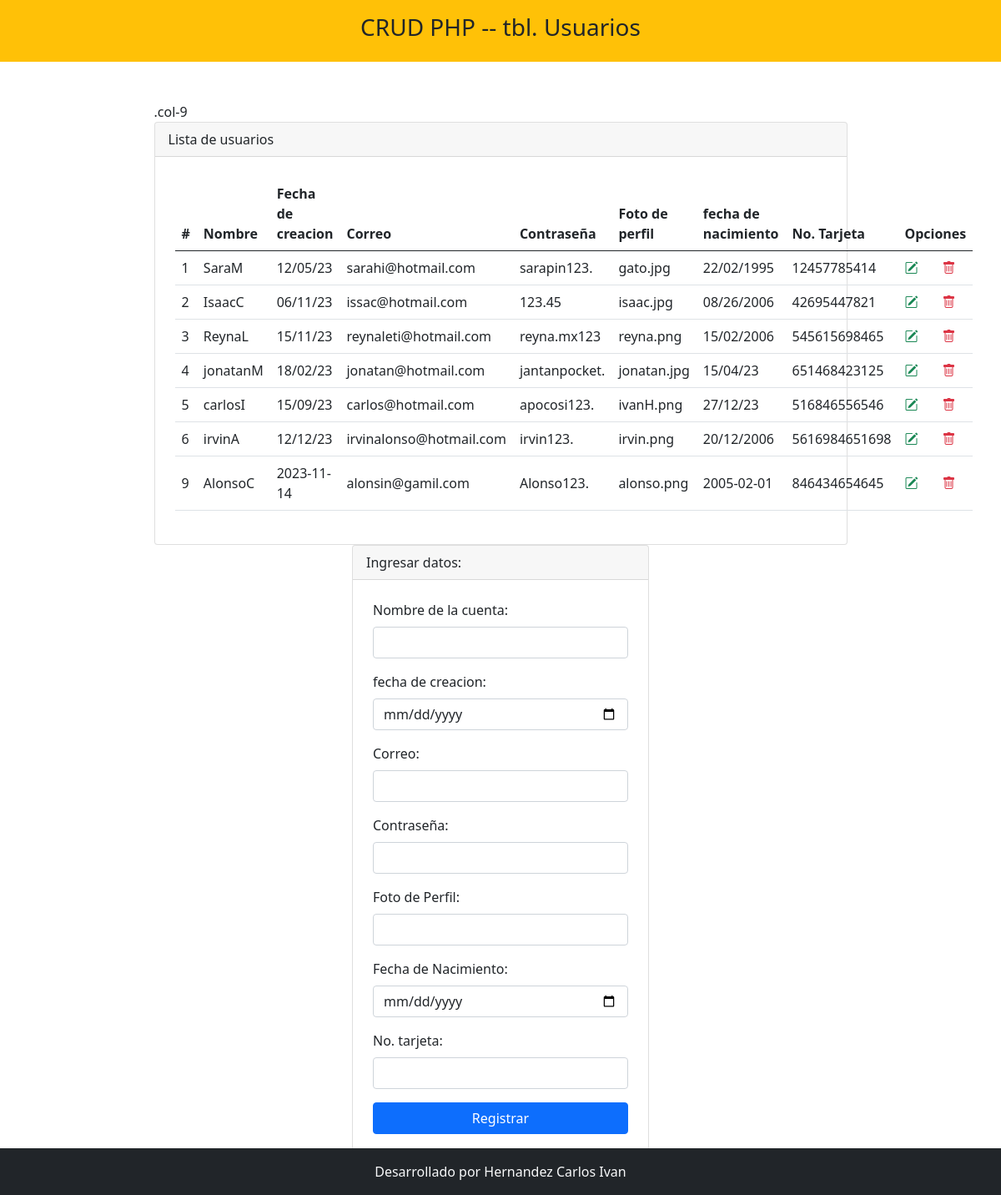
The page / on the database its author committed.
### tables this page shows
CREATE TABLE `usuarios` (
  `idusuario` int(11) NOT NULL,
  `nom_cuenta` varchar(100) NOT NULL,
  `fecha_crea` varchar(100) NOT NULL,
  `correo_us` varchar(100) NOT NULL,
  `contraseña` varchar(100) NOT NULL,
  `foto_perfil` varchar(50) NOT NULL,
  `fecha_N` varchar(100) NOT NULL,
  `no_tarjeta` varchar(100) NOT NULL
);

### index.php (the view, shortened to what this page needs)
<?php include 'template/header.php' ?>
<?php
    include_once "model/conexion.php";
    $sentencia = $bd -> query("select * from usuarios");
    $usuario = $sentencia->fetchAll(PDO::FETCH_OBJ);
?>
<div class="container mt-5">
    <div class="row justify-content-center">
    <div class="col-9">.col-9</div>
        <div class="col-9">
            <div class="card">
                <div class="card-header">
                    Lista de usuarios
                </div>
                <div class="p-4">
                    <table class="table align-middle">
                        <thead>
                            <tr>
                                <th scope="col">#</th>
                                <th scope="col">Nombre</th>
                                <th scope="col">Fecha de creacion</th>
                                <th scope="col">Correo</th>
                                <th scope="col">Contraseña</th>
                                <th scope="col">Foto de perfil</th>
                                <th scope="col">fecha de nacimiento</th>
                                <th scope="col">No. Tarjeta</th>
                                <th scope="col" colspan="2">Opciones</th>
                            </tr>
                        </thead>
                        <tbody>
                            <?php
                                foreach($usuario as $dato){
                            ?>
                            <tr>
                                <td scope="row"><?php echo $dato->idusuario; ?></td>
                                <td><?php echo $dato->nom_cuenta; ?></td>
                                <td><?php echo $dato->fecha_crea; ?></td>
                                <td><?php echo $dato->correo_us; ?></td>
                                <td><?php echo $dato->contraseña; ?></td>
                                <td><?php echo $dato->foto_perfil; ?></td>
                                <td><?php echo $dato->fecha_N; ?></td>
                                <td><?php echo $dato->no_tarjeta; ?></td>
                                <td><a class="text-success" href="editar.php?idusuario=<?php echo $dato->idusuario; ?>"><i class="bi bi-pencil-square"></i></a></td>
                                <td><a onclick="return confirm('Estas seguro de eliminar?');" class="text-danger" href="eliminar.php?idusuario=<?php echo $dato->idusuario; ?>"><i class="bi bi-trash"></i></a></td>
                            </tr>
                            <?php
                                }
                            ?>
                        </tbody>
                    </table>
                </div>
            </div>
        </div>
        <div class="col-4">
            <div class="card">
                <div class="card-header">
                    Ingresar datos:
                </div>
                <form class="p-4" method="POST" action="registrar.php">
                    <div class="mb-3">
                        <label class="form-label">Nombre de la cuenta: </label>
                        <input type="text" class="form-control" name="nom_cuenta" autofocus required>
                    </div>
                    <div class="mb-3">
                        <label class="form-label">fecha de creacion: </label>
                        <input type="date" class="form-control" name="fecha_crea" autofocus required>
                    </div>
                    <div class="mb-3">
                        <label class="form-label">Correo: </label>
                        <input type="email" class="form-control" name="correo_us" autofocus required>
                    </div>
                    <div class="mb-3">
                        <label class="form-label">Contraseña: </label>
                        <input type="text" class="form-control" name="contraseña" autofocus required>
                    </div>
                    <div class="mb-3">
                        <label class="form-label">Foto de Perfil: </label>
                        <input type="text" class="form-control" name="foto_perfil" autofocus required>
                    </div>
                    <div class="mb-3">
                        <label class="form-label">Fecha de Nacimiento: </label>
                        <input type="date" class="form-control" name="fecha_N" autofocus required>
                    </div>
                    <div class="mb-3">
                        <label class="form-label">No. tarjeta: </label>
                        <input type="text" class="form-control" name="no_tarjeta" autofocus required>
                    </div>
                    <div class="d-grid">
                        <input type="submit" class="btn btn-primary" value="Registrar">
                    </div>
                </form>
            </div>
        </div>
    </div>
</div>
<br><br>
<?php include 'template/footer.php' ?>

### template/header.php (shortened to what this page needs)
<!doctype html>
<html lang="es">
  <head>
    <link rel="stylesheet" href="https://cdn.jsdelivr.net/npm/bootstrap@5.0.2/dist/css/bootstrap.min.css">
    <link rel="stylesheet" href="https://cdn.jsdelivr.net/npm/bootstrap-icons@1.5.0/font/bootstrap-icons.css">
  </head>
  <body>
      <div class="container-fluid bg-warning">
          <div class="row">
              <div class="col-md">
                  <header class="py-3">
                      <h3 class="text-center">CRUD PHP -- tbl. Usuarios</h3>
                  </header>
              </div>
          </div>
      </div>

### template/footer.php (shortened to what this page needs)
<footer class="container-fluid bg-dark fixed-bottom">
        <div class="row">
            <div class="col-md text-light text-center py-3">
                Desarrollado por Hernandez Carlos Ivan
            </div>
        </div>
    </footer>
  </body>
</html>

### rows shown on the page
usuarios: idusuario "1", nom_cuenta "SaraM", fecha_crea "12/05/23", correo_us "sarahi@hotmail.com", contraseña "sarapin123.", foto_perfil "gato.jpg", fecha_N "22/02/1995", no_tarjeta "12457785414"
usuarios: idusuario "2", nom_cuenta "IsaacC", fecha_crea "06/11/23", correo_us "issac@hotmail.com", contraseña "123.45", foto_perfil "isaac.jpg", fecha_N "08/26/2006", no_tarjeta "42695447821"
usuarios: idusuario "3", nom_cuenta "ReynaL", fecha_crea "15/11/23", correo_us "reynaleti@hotmail.com", contraseña "reyna.mx123", foto_perfil "reyna.png", fecha_N "15/02/2006", no_tarjeta "545615698465"
usuarios: idusuario "4", nom_cuenta "jonatanM", fecha_crea "18/02/23", correo_us "jonatan@hotmail.com", contraseña "jantanpocket.", foto_perfil "jonatan.jpg", fecha_N "15/04/23", no_tarjeta "651468423125"
usuarios: idusuario "5", nom_cuenta "carlosI", fecha_crea "15/09/23", correo_us "carlos@hotmail.com", contraseña "apocosi123.", foto_perfil "ivanH.png", fecha_N "27/12/23", no_tarjeta "516846556546"
usuarios: idusuario "6", nom_cuenta "irvinA", fecha_crea "12/12/23", correo_us "irvinalonso@hotmail.com", contraseña "irvin123.", foto_perfil "irvin.png", fecha_N "20/12/2006", no_tarjeta "5616984651698"
usuarios: idusuario "9", nom_cuenta "AlonsoC", fecha_crea "2023-11-14", correo_us "alonsin@gamil.com", contraseña "Alonso123.", foto_perfil "alonso.png", fecha_N "2005-02-01", no_tarjeta "846434654645"
